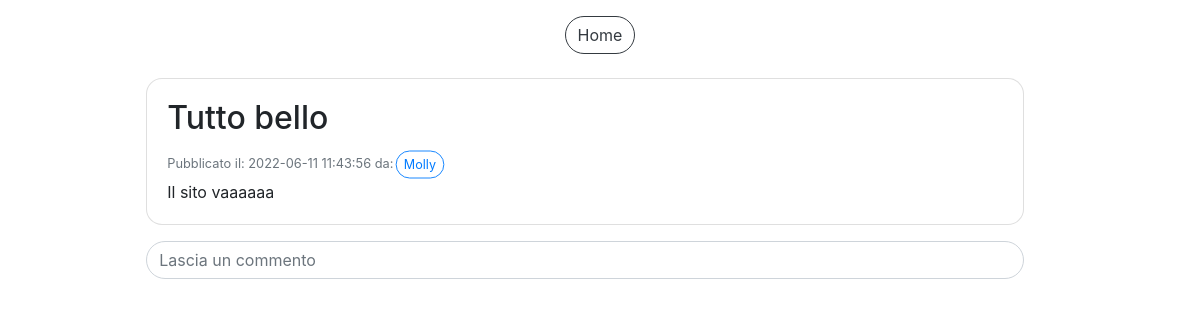
The page /post.php?postID=5 (signed in) on the database as committed earlier.
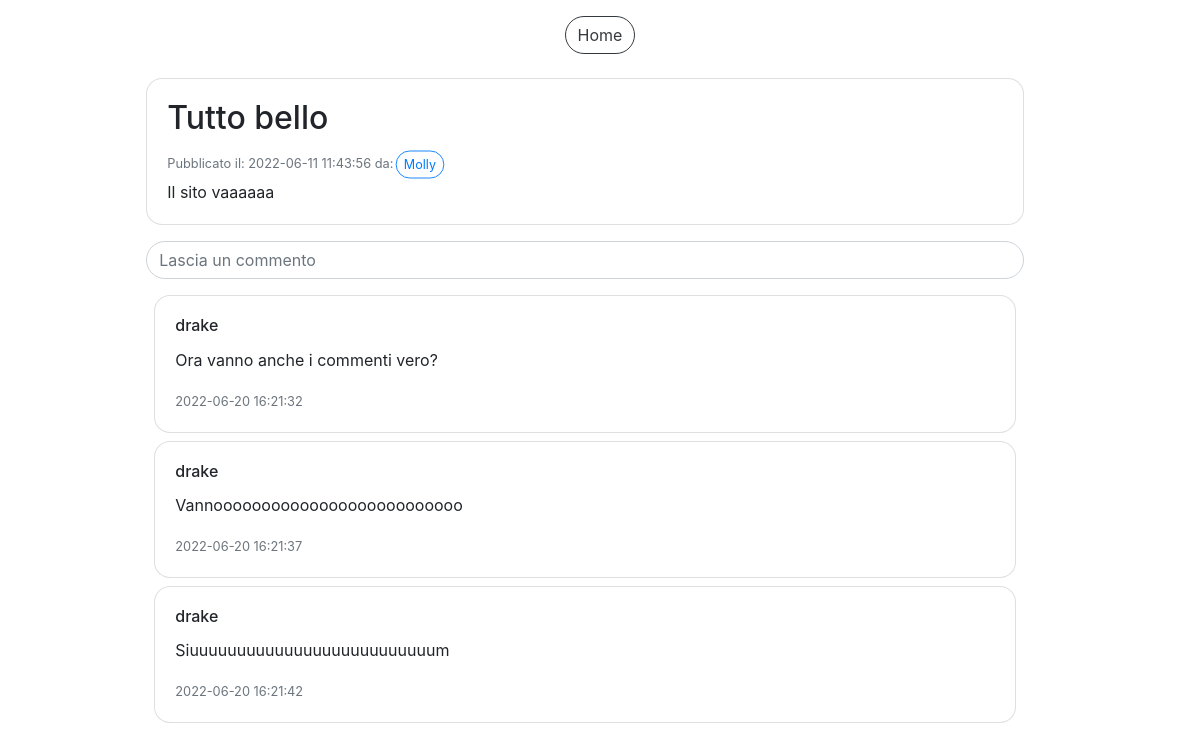
The same page on the database as committed later.
### tables this page shows
CREATE TABLE `post_scritti` (
  `IdPost` int(11) NOT NULL,
  `Titolo` varchar(40) NOT NULL,
  `DataPubblicazione` datetime NOT NULL DEFAULT current_timestamp(),
  `TestoPost` varchar(400) NOT NULL,
  `IdAccount` int(11) NOT NULL
);

CREATE TABLE `accounts` (
  `IdAccount` int(11) NOT NULL,
  `Username` varchar(40) NOT NULL,
  `Mail` varchar(40) NOT NULL,
  `Password` varchar(100) NOT NULL,
  `Canale` tinyint(1) NOT NULL,
  `NumeroIscritti` int(11) DEFAULT NULL
);

CREATE TABLE `commenti` (
  `IdCommento` int(11) NOT NULL,
  `IdAccount` int(11) NOT NULL,
  `TestoCommento` varchar(200) NOT NULL,
  `DataCommento` datetime NOT NULL DEFAULT current_timestamp(),
  `IdPost` int(11) DEFAULT NULL,
  `IdVideo` int(11) DEFAULT NULL
);

### post.php (the view, shortened to what this page needs)
<!DOCTYPE html>
<html>
<head>
  <link rel="stylesheet" href="css/style.css">
  <link rel="stylesheet" href="css/custom_style.css">
</head>
<body>
  <?php
    include("db.php");
  ?>
  <div class="container-fluid pt-3">
    <div class="row justify-content-center">
      <button type="button" class="btn btn-outline-dark" onclick="location.href='home.php'">Home</button>
    </div>
    <div class="row justify-content-center pt-4 w-100">
      <div class="row justify-content-center pb-3 w-75">
        <div class="card w-100">
          <div class="card-body w-100">
            <?php
              $sql="SELECT * FROM Post_scritti ps, Accounts a WHERE a.IdAccount=ps.IdAccount AND ps.IdPost=".$_GET["postID"];
              $query=$db->prepare($sql);
              $query->execute();
              $ris=$query->fetch();
              echo '<h2 class="card-title">'.$ris["Titolo"].'</h2>
                    <p class="card-text">
                      <small class="text-muted">Pubblicato il: '. $ris["DataPubblicazione"] .'&nbspda:<button type="button" class="btn btn-outline-primary btn-sm mini" onclick="location.href=\'canale.php?canale='. $ris["Username"] .'\'">'. $ris["Username"] .'</button></small><br>
                      '. $ris["TestoPost"] .'<br>
                    </p>';
            ?>
          </div>
        </div>
      </div>
      <div class="w-75">
        <div class="form-group w-80">
          <input type="text" id="commentText" class="form-control" onkeydown="sendPostComment()" placeholder="Lascia un commento" required>
        </div>
        <div id='commentsField'>
          <?php
            $sql="SELECT * FROM Commenti c, Accounts a WHERE a.IdAccount=c.IdAccount AND c.IdPost=".$_GET["postID"];
            $query=$db->prepare($sql);
            $query->execute();
            $ris=$query->fetchAll();
            foreach($ris as $commento) {
              echo '<div class="w-100">
                      <div class="card m-2 w-auto">
                        <div class="card-body w-auto">
                          <h6 class="card-title">'.$commento["Username"].'</h6>
                          <p class="card-text">
                            '.$commento["TestoCommento"].'
                          </p>
                          <small class="text-muted">'. $commento["DataCommento"] .'</small>
                        </div>
                      </div>
                    </div>'
              ;
            }
          ?>
        </div>
      </div>
    </div>
  </div>
</body>
</html>

### css/custom_style.css (style rules this page uses)
* { transition: 0.4s; }
div, h2, p { cursor: default; }
body { height: 100vh; overflow: auto; }
.btn,.form-control,.custom-select { border-radius: 2rem; }
.mini { transform: scale(0.9); }
.card { border-radius: 1rem; }

Rows that differ between the two databases and show on the page:
added commenti: IdAccount.Username "drake", TestoCommento "Ora vanno anche i commenti vero?", DataCommento "2022-06-20 16:21:32"
added commenti: IdAccount.Username "drake", TestoCommento "Vannoooooooooooooooooooooooooo", DataCommento "2022-06-20 16:21:37"
added commenti: IdAccount.Username "drake", TestoCommento "Siuuuuuuuuuuuuuuuuuuuuuuuuuum", DataCommento "2022-06-20 16:21:42"
